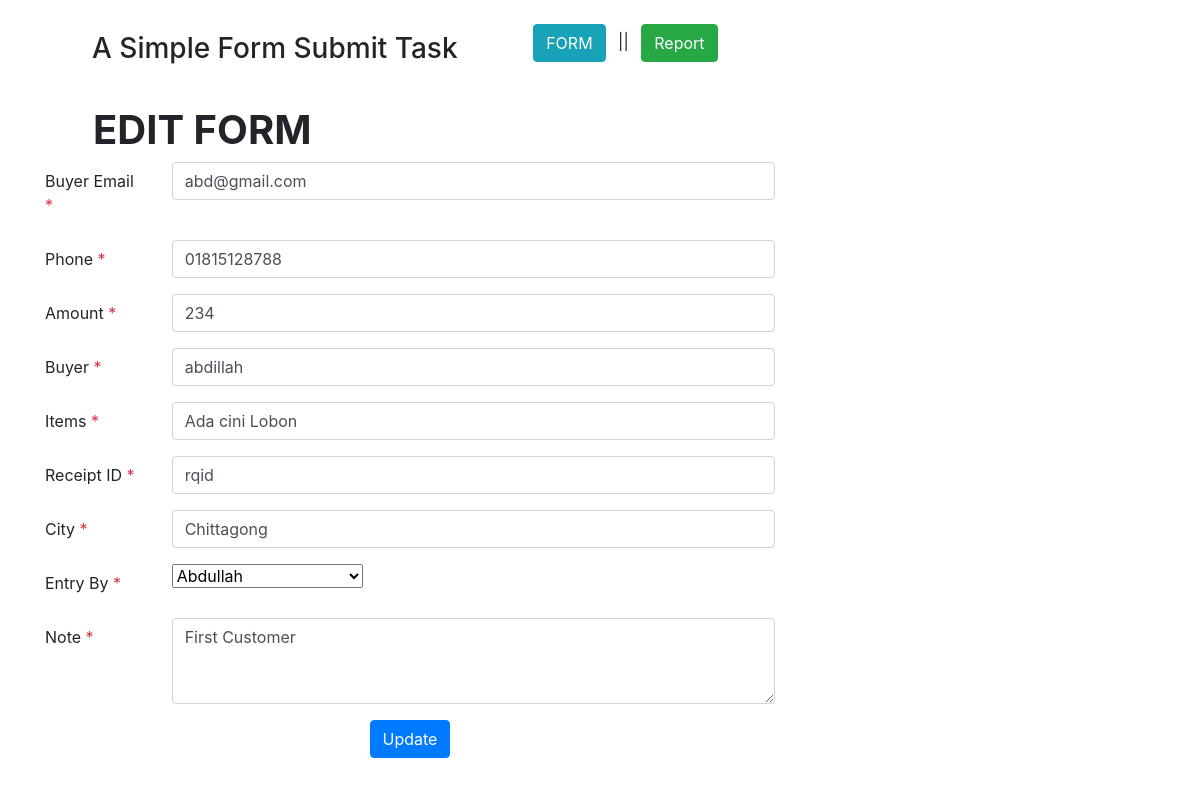
/frontend/edit.php?id=52, run on the app's committed database.
### tables this page shows
CREATE TABLE `sample_form` (
  `ID` bigint(20) NOT NULL,
  `amount` int(10) NOT NULL,
  `buyer` varchar(255) NOT NULL,
  `buyer_email` varchar(50) NOT NULL,
  `buyer_ip` varchar(20) NOT NULL,
  `note` text NOT NULL,
  `city` varchar(20) NOT NULL,
  `phone` varchar(20) NOT NULL,
  `receipt_id` varchar(20) NOT NULL,
  `items` varchar(255) NOT NULL,
  `entry_at` date NOT NULL,
  `entry_by` int(10) NOT NULL
);

### class/Database.php (called while the page is built, shortened)
<?php
class Database
{
    private $con;
    public function __construct()
    {
        $this->con = mysqli_connect(HOSTNAME,USERNAME,PASSWORD,DBNAME);
    }
    public function edit($id)
    {
       return  mysqli_query($this->con,"SELECT * FROM `sample_form` WHERE `id`='$id'");
    }
}

### process/update.php (the view, shortened to what this page needs)
<?php
    $db = new Database();
    $id = $_GET['id'];
 	  $data = $db->edit($id);
 	  $row = mysqli_fetch_assoc($data);
?>
<form action=""  method="POST">
	<div class="form-group row">
	  <label for="buyer_email" class="col-sm-2 col-form-label">Buyer Email <span class="text-danger">*</span> </label>
	  <div class="col-sm-10">
	 	 <input type="email" name="buyer_email" value="<?php echo $row['buyer_email']?>" required class="form-control"  id="buyer_email">
	  </div>
	</div>
	<div class="form-group row">
	  <label for="Phone" class="col-sm-2 col-form-label">Phone <span class="text-danger">*</span> </label>
	  <div class="col-sm-10">
	     <input type="text" name="phone" value="<?php echo $row['phone']?>" required class="form-control" id="phone">
	  </div>
	</div>
	<div class="form-group row">
	  <label for="amount" class="col-sm-2 col-form-label">Amount <span class="text-danger">*</span> </label>
	  <div class="col-sm-10">
	     <input type="text" name="amount" value="<?php echo $row['amount']?>" required class="form-control" id="amount">
	  </div>
	</div>
	<div class="form-group row">
	  <label for="buyer" class="col-sm-2 col-form-label">Buyer <span class="text-danger">*</span> </label>
	  <div class="col-sm-10">
	      <input type="text" name="buyer" value="<?php echo $row['buyer']?>"  required class="form-control" id="buyer">
	  </div>
	</div>
	<div class="form-group row">
	  <label for="items" class="col-sm-2 col-form-label">Items <span class="text-danger">*</span> </label>
	    <div class="col-sm-10">
	     <input type="text" name="items" value="<?php echo $row['items']?>"  required class="form-control">
	    </div>
	</div>
	<div class="form-group row">
	  <label for="receipt id" class="col-sm-2 col-form-label">Receipt ID <span class="text-danger">*</span> </label>
	  <div class="col-sm-10">
	      <input type="text" name="receipt_id"  value="<?php echo $row['receipt_id']?>" required class="form-control" id="receipt_id">
	  </div>
	</div>
	<div class="form-group row">
	  <label for="city" class="col-sm-2 col-form-label">City <span class="text-danger">*</span></label>
	  <div class="col-sm-10">
	     <input type="text" name="city" value="<?php echo $row['city']?>" required class="form-control" id="city">
	  </div>
	</div>
	<div class="form-group row">
	  <label for="entry by" class="col-sm-2 col-form-label">Entry By <span class="text-danger">*</span></label>
	  <div class="col-sm-10">
	    <select class="form-select" required aria-label="entry_by" name="entry_by">
	      <option value="1"<?php if($row['entry_by']=='1'){?>selected="selected"<?php }?>>Abdullah</option>
	    </select>
	  </div>
	</div>
	<div class="form-group row">
	  <label for="note" required class="col-sm-2 col-form-label">Note <span class="text-danger">*</span></label>
	  <div class="col-sm-10">
	     <textarea class="form-control" id="note"  name="note" rows="3"><?php echo $row['note']?></textarea>
	  </div>
	</div>
	<div class="form-group row justify-content-center">
	  <div class="col-sm-8 text-center">
	     <button type="submit" id="update" id="update"  name="update"
	     	class="btn btn-primary" value="save"> Update</button>
	  </div>
	</div>
</form>

### data on the page
sample_form: buyer_email "abd@gmail.com", phone "01815128788", amount "234", buyer "abdillah", items "Ada cini Lobon", receipt_id "rqid", city "Chittagong", entry_by "Abdullah", note "First Customer"
